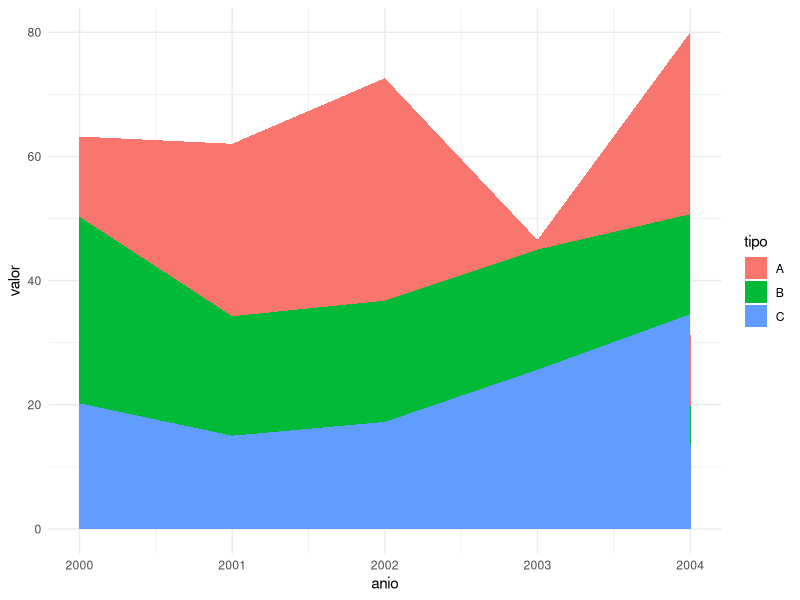

Source code (R):
# --------------------------------------------------------------
# Gráfico de áreas simple
# --------------------------------------------------------------

tipo <- c("A","A","A","A","A",
          "B","B","B","B","B",
          "C","C","C","C","C")

anio <- c(2000,2001,2002,2003,2004,
          2000,2001,2002,2003,2004,
          2000,2001,2002,2003,2004)

set.seed(1234)
valor <- rnorm(15,25,10)

datos <- data.frame(tipo, anio, valor)

#install.packages("ggplot2") # Instalar paquete de visualización gráfica
library(ggplot2) # Cargar la librería gráfica "ggplot2"

ggplot(datos, aes(anio, valor)) + geom_area(aes(fill = tipo)) +
  theme_minimal()